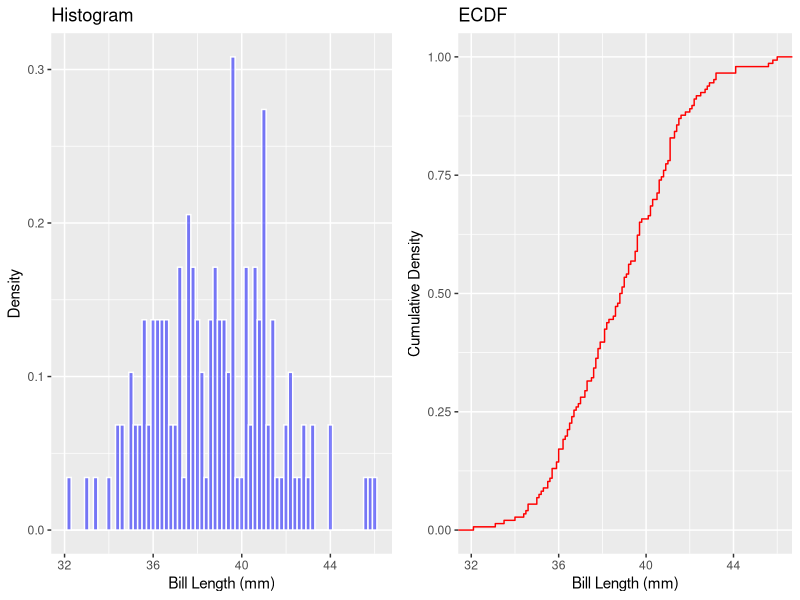
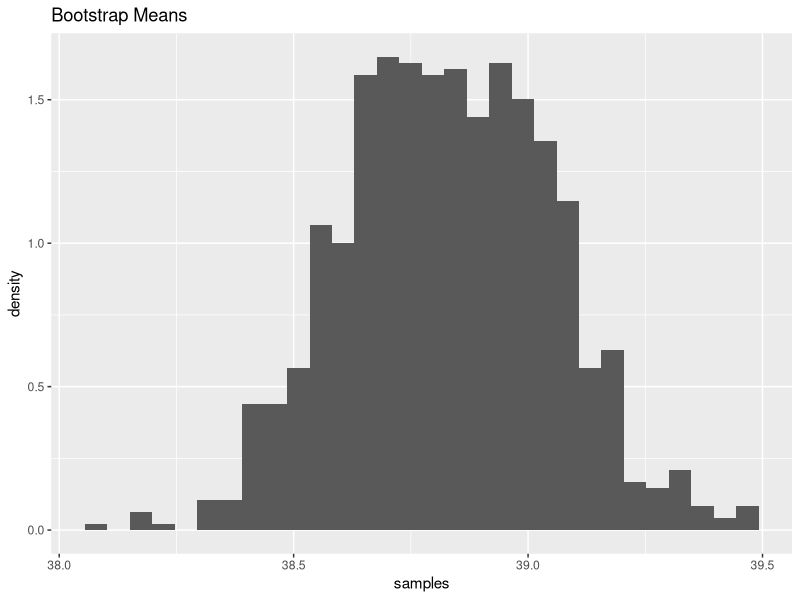
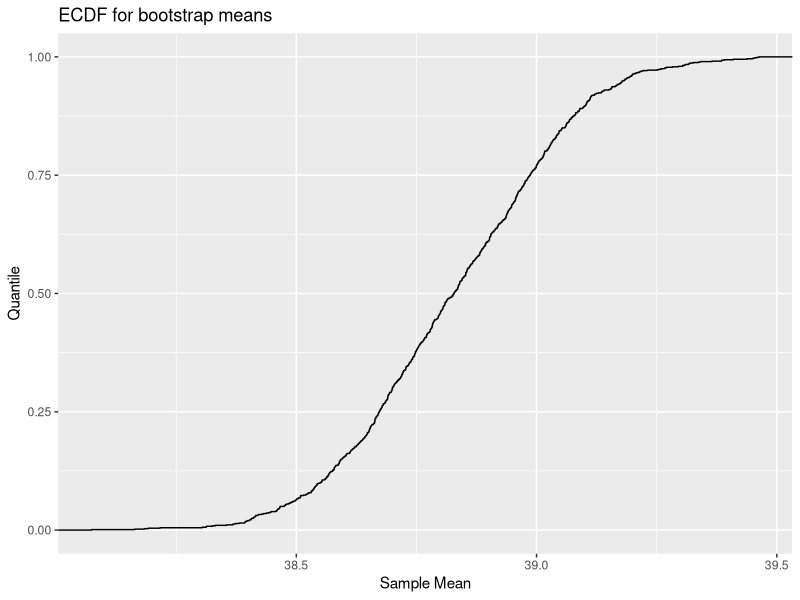
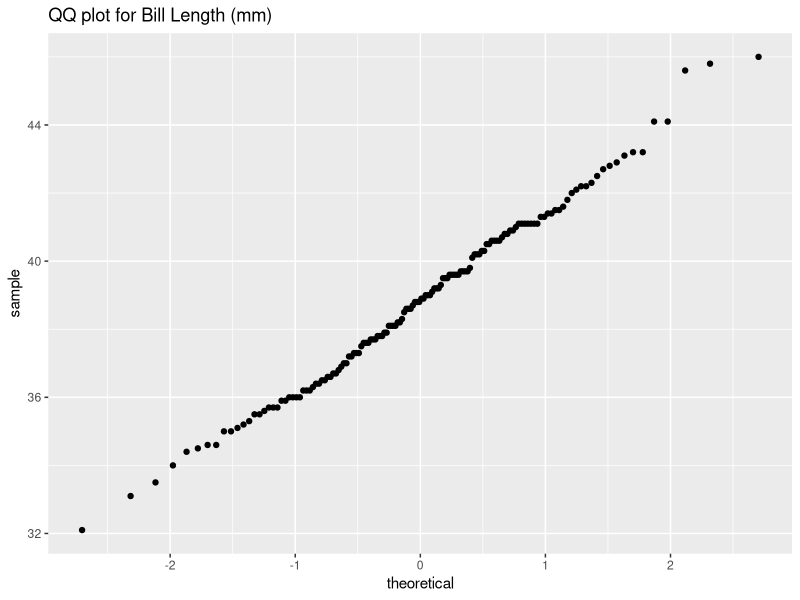

The R source for these figures, in order:
## ---- chunk 1
library(tidyverse)
library(palmerpenguins)
library(gridExtra)
## ---- chunk 2
adelie <- penguins |>
    filter(`species` == "Adelie") |>
    drop_na()
## ---- chunk 3
hist<-ggplot(data=adelie)+geom_histogram(aes(x=`bill_length_mm`,y=after_stat(density)),binwidth=.2,color='white',fill='blue',alpha=.5)+
labs(x="Bill Length (mm)",y="Density", title="Histogram")
ecdf <-ggplot(data=adelie)+stat_ecdf(aes(x=`bill_length_mm`),color='red')+labs(x="Bill Length (mm)",y="Cumulative Density", title="ECDF")

grid.arrange(hist, ecdf, ncol = 2)
## ---- chunk 4
bootstrap_mean <- function(data) {
    sample <- data |> sample_frac(1,replace=TRUE)
    return(mean(pull(sample)))
    
}

samples<-replicate(1000,bootstrap_mean(adelie|>select("bill_length_mm")))
ggplot()+geom_histogram(aes(x=samples,y=after_stat(density)))+labs(title='Bootstrap Means')
## ---- chunk 5
ggplot() + stat_ecdf(aes(x=samples))+labs(title="ECDF for bootstrap means",x="Sample Mean", y="Quantile")
## ---- chunk 6
ggplot(data=adelie)+stat_qq(aes(sample=`bill_length_mm`))+
    labs(title="QQ plot for Bill Length (mm)")
